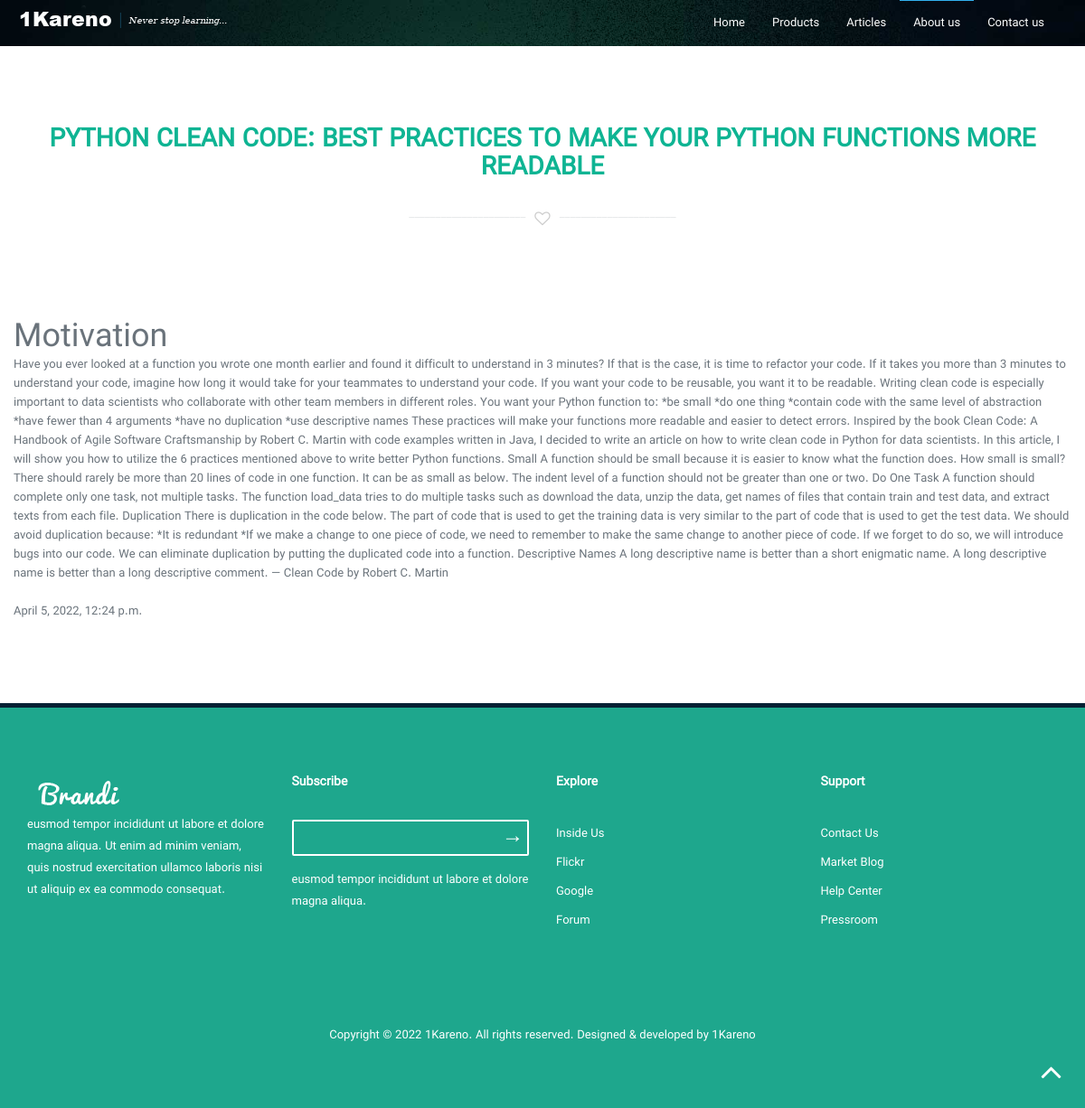
/blog/articleDetail/1 (signed in), run on the app's committed database.
### blog/models.py (models this page shows)
class Article(models.Model):
    CATEGORY_CHOICES = (
        ('D', 'Draft'),
        ('P', 'Publish'),
    )
    user = models.ForeignKey(settings.AUTH_USER_MODEL, on_delete=models.CASCADE)
    title = models.CharField(max_length=150, blank=False)
    description = models.TextField()
    category = models.ForeignKey(Category, on_delete=models.CASCADE)
    image = models.ImageField(upload_to='thumbnails')
    pub_date = models.DateTimeField(default=timezone.now, blank=True, null=True)
    status = models.CharField(choices=CATEGORY_CHOICES, max_length=1)
    def __str__(self):
        return self.title

### blog/views.py (the view)
# urls.py: path('articleDetail/<int:id>', articleDetail, name='articleDetail'),
@login_required
def articleDetail(request, id):
    article = get_object_or_404(Article, id=id)
    return render(request, 'blog/articleDetail.html', {'articleDetail': article})

### blog/templates/blog/articleDetail.html (shortened to what this page needs)
<!DOCTYPE html>
{% load static %}
 <html lang="en" class="no-js">
    <head>
        <link rel="stylesheet" href="{% static 'assets/css/font-awesome.min.css' %}">
        <link rel="stylesheet" href="{% static 'assets/css/bootstrap.min.css' %}">
        <link rel="stylesheet" href="{% static 'assets/css/jquery.fancybox.css' %}">
        <link rel="stylesheet" href="{% static 'assets/css/animate.css' %}">
        <link rel="stylesheet" href="{% static 'assets/css/main.css' %}">
        <link rel="stylesheet" href="{% static 'assets/css/media-queries.css' %}">
    </head>
    <body id="body">
        {% block Menu %}
		<header id="navigation" class="navbar-fixed-top navbar" style="background-image: url({% static 'assets/img/banner.jpg' %});  background-repeat:no-repeat; background-size: cover">
            <div class="container">
                <div class="navbar-header">
                    <a class="navbar-brand" href="#body">
						<h1 id="logo">
							<img src="{% static 'assets/img/logo brand.png' %}" alt="Brandi">
						</h1>
					</a>
                </div>
                <nav class="collapse navbar-collapse navbar-right" role="navigation">
                    <ul id="nav" class="nav navbar-nav">
                        <li class="current"><a href="#body">Home</a></li>
                        <li><a href="#features">Products</a></li>
                        <li><a href="#works">Articles</a></li>
                        <li><a href="#team">About us</a></li>
                        <li><a href="http://google.com">Contact us</a></li>
                    </ul>
                </nav>
            </div>
        </header>
		{% endblock %}
		<section id="team" class="team" style="margin-top: 7rem">
			<div class="container">
				<div class="row">
					<div class="sec-title text-center wow fadeInUp animated" data-wow-duration="700ms">
						<h2>{{articleDetail}}</h2>
						<div class="devider"><i class="fa fa-heart-o fa-lg"></i></div>
					</div>
					<div class="sec-sub-title text-center wow fadeInRight animated" data-wow-duration="500ms">
					</div>
       						 {{ articleDetail.description|safe }}<br><br>
       						 {{ articleDetail.pub_date }}<br><br>
				</div>
			</div>
		</section>
		<footer id="footer" class="footer">
			<div class="container">
				<div class="row">
					<div class="col-md-3 col-sm-6 col-xs-12 wow fadeInUp animated" data-wow-duration="500ms">
						<div class="footer-single">
							<img src="{% static 'assets/img/footer-logo.png' %}" alt="">
							<p>eusmod tempor incididunt ut labore et dolore magna aliqua. Ut enim ad minim veniam, quis nostrud exercitation ullamco laboris nisi ut aliquip ex ea commodo consequat.</p>
						</div>
					</div>
					<div class="col-md-3 col-sm-6 col-xs-12 wow fadeInUp animated" data-wow-duration="500ms" data-wow-delay="300ms">
						<div class="footer-single">
							<h6>Subscribe </h6>
							<form action="#" class="subscribe">
								<input type="text" name="subscribe" id="subscribe">
								<input type="submit" value="&#8594;" id="subs">
							</form>
							<p>eusmod tempor incididunt ut labore et dolore magna aliqua. </p>
						</div>
					</div>
					<div class="col-md-3 col-sm-6 col-xs-12 wow fadeInUp animated" data-wow-duration="500ms" data-wow-delay="600ms">
						<div class="footer-single">
							<h6>Explore</h6>
							<ul>
								<li><a href="#">Inside Us</a></li>
								<li><a href="#">Flickr</a></li>
								<li><a href="#">Google</a></li>
								<li><a href="#">Forum</a></li>
							</ul>
						</div>
					</div>
					<div class="col-md-3 col-sm-6 col-xs-12 wow fadeInUp animated" data-wow-duration="500ms" data-wow-delay="900ms">
						<div class="footer-single">
							<h6>Support</h6>
							<ul>
								<li><a href="#">Contact Us</a></li>
								<li><a href="#">Market Blog</a></li>
								<li><a href="#">Help Center</a></li>
								<li><a href="#">Pressroom</a></li>
							</ul>
						</div>
					</div>
				</div>
				<div class="row">
					<div class="col-md-12">
						<p class="copyright text-center">
							Copyright © 2022 <a href="http://1kareno.com/">1Kareno</a>. All rights reserved. Designed & developed by <a href="http://1kareno.com/">1Kareno</a>
						</p>
					</div>
				</div>
			</div>
		</footer>
		<a href="javascript:void(0);" id="back-top"><i class="fa fa-angle-up fa-3x"></i></a>
    </body>
</html>

### static/assets/css/main.css (style rules this page uses)
body { background-color: #fff; font-family: Vazir; line-height: 21px; font-size: 13px; color: #6a737b; }
ol, ul { margin: 0; padding: 0; list-style: none; }
figure, p { margin: 0; }
a { color: #fff; -webkit-transition: all .3s ease-in 0s; -moz-transition: all .3s ease-in 0s; -ms-transition: all .3s ease-in 0s; -o-transition: all .3s ease-in 0s; transition: all .3s ease-in 0s; }
a, a:focus, a:hover { text-decoration: none; outline: 0; }
h1, h2, h3, h4, h5, h6 { font-weight: normal; margin: 0; }
body > section, .footer { padding: 70px 0; }
.sec-title h2 { color: #0eb493; font-size: 28px; font-weight: 800; text-transform: uppercase; }
.sec-sub-title { margin: 35px 0 45px; }
.devider { margin-top: 30px; }
.devider i { color: #cccccc; }
.devider:before, .devider:after { content: "______________________"; color: #e6e8ea; position: relative; bottom: 6px; }
.devider:before { right: 10px; }
.devider:after { left: 10px; }
#navigation { background-color: #0EB493; border: 0 none; margin: 0; -webkit-transition: background-color 800ms linear; -moz-transition: background-color 800ms linear; -ms-transition: background-color 800ms linear; -o-transition: background-color 800ms linear; transition: background-color 800ms linear; }
.navbar-brand { padding: 0; }
.navbar-nav li a { border-top: 1px solid transparent; }
.navbar-nav li a.current, .navbar-nav li a:focus, .navbar-nav li a:hover { background-color: transparent; border-top: 1px solid #32B0EE; color: #fff; }
.footer { background-color: #1ea78d; border-top: 5px solid #062033; color: #fff; }
.footer h6 { font-size: 14px; font-weight: 700; line-height: 24px; margin-bottom: 30px; }
.footer-single .subscribe { margin-bottom: 15px; position: relative; }
.subscribe #subscribe { background-color: transparent; border: 2px solid #fff; border-radius: 2px; height: 40px; text-indent: 10px; width: 100%; }
.subscribe #subs { background-color: transparent; border: 0 none; font-size: 24px; position: absolute; right: 0; top: 6px; }
.footer-single { line-height: 24px; }
.footer-single li { line-height: 32px; }
.copyright { color: #fff; margin-top: 100px; }
#back-top { bottom: 20px; position: fixed; right: 25px; z-index: 9; }

### data on the page
Article: title "PYTHON CLEAN CODE: BEST PRACTICES TO MAKE YOUR PYTHON FUNCTIONS MORE READABLE", description "Motivation Have you ever looked at a function you wrote one month earlier and found it difficult to understand in 3 minutes? If that is the case, it is time to refactor your code. If it takes you more than 3 minutes to understand your code, imagine how long it would take for your teammates to understand your code. If you want your code to be reusable, you want it to be readable. Writing clean code is especially important to data scientists who collaborate with other team members in different roles. You want your Python function to: *be small *do one thing *contain code with the same level of abstraction *have fewer than 4 arguments *have no duplication *use descriptive names These practices…", pub_date "April 5, 2022, 12:24 p.m."
